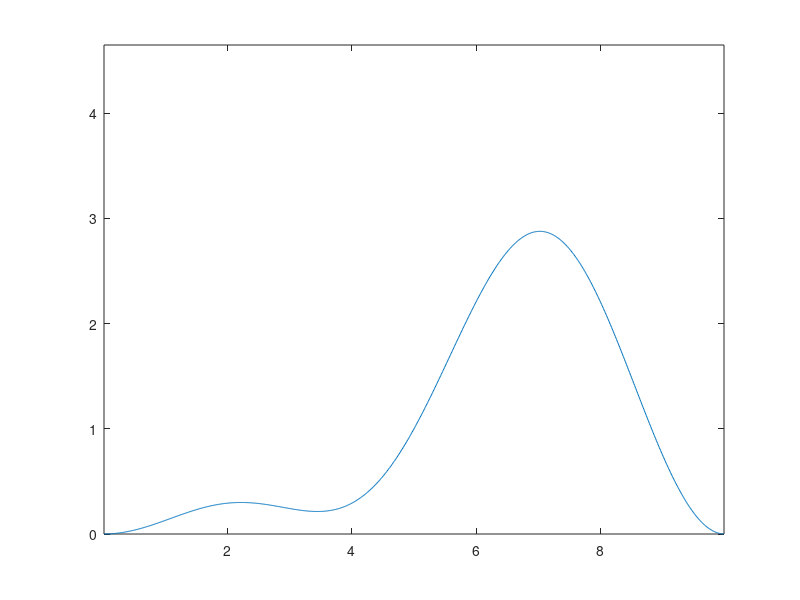

This chart was generated by the following MATLAB code:
% Constants for the simulation
hbar = 5;
m = 1;
w = 0.8;

L = 10; % length of the space
d = 0.01; % spatial step
dt = 0.04; % time step
N = L/d-1;

% Crank-Nicolson methods
% A*psi(n+1) = B*psi(n)
% psi(n+1) = A^-1*B*psi(n)
r = -hbar/(2*m*sqrt(-1))*dt/(d^2);
s = dt/(sqrt(-1)*hbar);


V = zeros(N, 1);
c = 235000; % Pretty arbitrary

% Set the potential here, some examples are included
% The walls implicity form an infiite square well
for x = 1:N
  %V(x) = 1/2*m*w^2*(x*d-L/2)^2; % harmonic oscillator
  %V(x) = w*x; % gravitational potential
  %if x > 0.5*N && x < 0.6*N % Finite wall
  %  V(x) = c;
  %end
end

% The Schrödinger equation
A = diag(ones(N, 1)*2*(r+1), 0) + diag(ones(N-1, 1)*(-r), -1)+ diag(ones(N-1, 1)*(-r), 1) - s*diag(V);
B = diag(ones(N, 1)*2*(1-r), 0) + diag(ones(N-1, 1)*(r), -1)+ diag(ones(N-1, 1)*(r), 1) + s*diag(V);
M = inv(A)*B; % This will be applied at each time step

a = ones(N, 1)*2*(r+1) - s*V;
b = ones(N, 1)*(-r);

% Sets the initial wave function
next_psi = zeros(N, 1);
for x_i = 1:N
  x = (x_i)*d;
  next_psi(x_i) = sin(pi/L*x)+sin(2*pi/L*x); % First two eigenfunctions of the infinite square well
  
  % Moving wave packet
  %{
  kx = 25;
  width = (0.005*L);
  eex = sqrt(2/width)*(x-0.2*L);
  next_psi(x_i) = e^(-(eex^2)/2-kx*sqrt(-1)*eex);
  %}
end

figure;
xval = d:d:L-d;
hLine = plot(xval, abs(next_psi).^2);
axis([d, L-d, 0, 1.5*max(abs(next_psi).^2)])


for t_i = 1:300
  t = t_i*dt;
  next_psi = M*next_psi;
  set(hLine, 'YData', abs(next_psi).^2);
  drawnow
end
